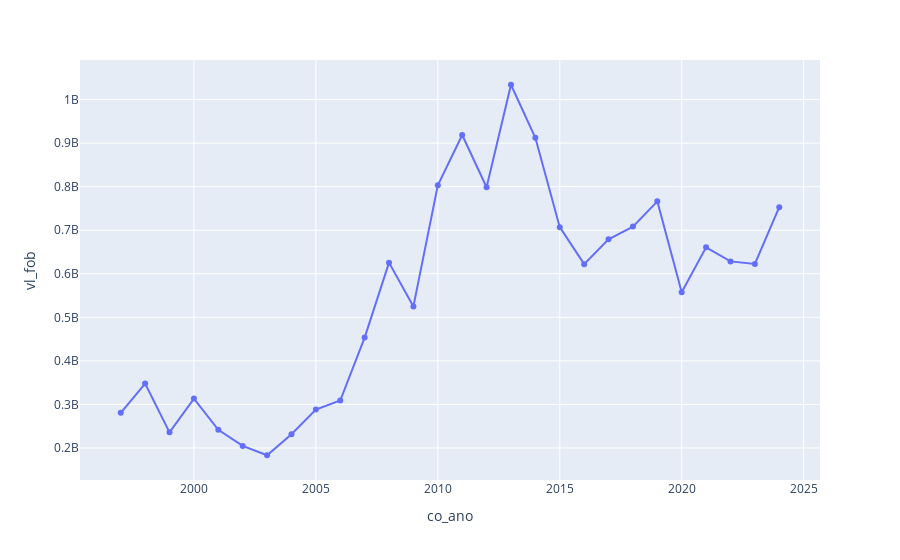

The notebook cell saved with this chart:
### Code cell
px.line(
    imp_fob_anual_oz,
    x="co_ano",
    y="vl_fob",
    markers=True
)

### Figure 1 — Plotly figure (JSON) as saved in the notebook; plotly's stock layout.template omitted (floating-point values rounded to 4 significant figures)
{"data": [{"hovertemplate": "co_ano=%{x}<br>vl_fob=%{y}<extra></extra>", "legendgroup": "", "line": {"color": "#636efa", "dash": "solid"}, "marker": {"symbol": "circle"}, "mode": "lines+markers", "name": "", "orientation": "v", "showlegend": false, "type": "scatter", "x": [1997, 1998, 1999, 2000, 2001, 2002, 2003, 2004, 2005, 2006, 2007, 2008, 2009, 2010, 2011, 2012, 2013, 2014, 2015, 2016, 2017, 2018, 2019, 2020, 2021, 2022, 2023, 2024], "xaxis": "x", "y": [280788692, 347918836, 235809379, 313346886, 241699092, 204662731, 183237084, 231483310, 288297239, 308865317, 453419199, 625594033, 525036024, 803301398, 918739814, 798721950, 1034080947, 912440125, 707012436, 622062646, 679292865, 708315216, 766356543, 557712847, 660869267, 628448674, 622420026, 752912293], "yaxis": "y"}], "layout": {"legend": {"tracegroupgap": 0}, "margin": {"t": 60}, "xaxis": {"anchor": "y", "domain": [0, 1], "title": {"text": "co_ano"}}, "yaxis": {"anchor": "x", "domain": [0, 1], "title": {"text": "vl_fob"}}}}
